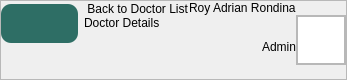
        <widget class="QFrame" name="Header">
         <property name="sizePolicy">
          <sizepolicy hsizetype="Expanding" vsizetype="Expanding">
           <horstretch>0</horstretch>
           <verstretch>0</verstretch>
          </sizepolicy>
         </property>
         <property name="minimumSize">
          <size>
           <width>0</width>
           <height>80</height>
          </size>
         </property>
         <property name="maximumSize">
          <size>
           <width>16777215</width>
           <height>80</height>
          </size>
         </property>
         <property name="cursor">
          <cursorShape>ArrowCursor</cursorShape>
         </property>
         <property name="frameShape">
          <enum>QFrame::StyledPanel</enum>
         </property>
         <property name="frameShadow">
          <enum>QFrame::Raised</enum>
         </property>
         <layout class="QHBoxLayout" name="horizontalLayout_3">
          <property name="spacing">
           <number>0</number>
          </property>
          <property name="leftMargin">
           <number>0</number>
          </property>
          <property name="topMargin">
           <number>0</number>
          </property>
          <property name="rightMargin">
           <number>0</number>
          </property>
          <property name="bottomMargin">
           <number>0</number>
          </property>
          <item alignment="Qt::AlignTop">
           <widget class="QWidget" name="BackButtonCon" native="true">
            <property name="styleSheet">
             <string notr="true">#Title{
	font: 700 22pt &quot;Lexend&quot;;
}
#Subtitle {
	font: 300 10pt &quot;Lexend Light&quot;;
}
QLabel {
    padding: 0px;
    margin: 0px;
}
</string>
            </property>
            <layout class="QHBoxLayout" name="horizontalLayout" stretch="0,0">
             <property name="spacing">
              <number>6</number>
             </property>
             <property name="leftMargin">
              <number>0</number>
             </property>
             <property name="topMargin">
              <number>0</number>
             </property>
             <property name="rightMargin">
              <number>0</number>
             </property>
             <property name="bottomMargin">
              <number>0</number>
             </property>
             <item alignment="Qt::AlignLeft">
              <widget class="QPushButton" name="BackButton">
               <property name="styleSheet">
                <string notr="true">QPushButton {
	font: 900 10pt &quot;Satoshi Black&quot;;
	background-color: #2E6E65;
 	border-radius: 10px;
	font-weight: bold;
	font-size: 25px;
	color: #F4F7ED;
	text-align: left;
	padding: 5px 5px;
}</string>
               </property>
               <property name="text">
                <string/>
               </property>
               <property name="icon">
                <iconset resource="resources.qrc">
                 <normaloff>:/lucide/icons/arrow-left.svg</normaloff>:/lucide/icons/arrow-left.svg</iconset>
               </property>
               <property name="iconSize">
                <size>
                 <width>40</width>
                 <height>40</height>
                </size>
               </property>
              </widget>
             </item>
             <item alignment="Qt::AlignTop">
              <widget class="QWidget" name="widget" native="true">
               <property name="sizePolicy">
                <sizepolicy hsizetype="Expanding" vsizetype="Fixed">
                 <horstretch>0</horstretch>
                 <verstretch>0</verstretch>
                </sizepolicy>
               </property>
               <property name="maximumSize">
                <size>
                 <width>16777215</width>
                 <height>16777215</height>
                </size>
               </property>
               <layout class="QVBoxLayout" name="verticalLayout_5">
                <property name="spacing">
                 <number>0</number>
                </property>
                <property name="leftMargin">
                 <number>0</number>
                </property>
                <property name="topMargin">
                 <number>0</number>
                </property>
                <property name="rightMargin">
                 <number>0</number>
                </property>
                <property name="bottomMargin">
                 <number>0</number>
                </property>
                <item alignment="Qt::AlignBottom">
                 <widget class="QLabel" name="Subtitle">
                  <property name="minimumSize">
                   <size>
                    <width>0</width>
                    <height>15</height>
                   </size>
                  </property>
                  <property name="maximumSize">
                   <size>
                    <width>16777215</width>
                    <height>15</height>
                   </size>
                  </property>
                  <property name="text">
                   <string> Back to Doctor List</string>
                  </property>
                 </widget>
                </item>
                <item>
                 <widget class="QLabel" name="Title">
                  <property name="enabled">
                   <bool>true</bool>
                  </property>
                  <property name="sizePolicy">
                   <sizepolicy hsizetype="Preferred" vsizetype="Expanding">
                    <horstretch>0</horstretch>
                    <verstretch>0</verstretch>
                   </sizepolicy>
                  </property>
                  <property name="minimumSize">
                   <size>
                    <width>0</width>
                    <height>30</height>
                   </size>
                  </property>
                  <property name="maximumSize">
                   <size>
                    <width>16777215</width>
                    <height>30</height>
                   </size>
                  </property>
                  <property name="text">
                   <string>Doctor Details</string>
                  </property>
                  <property name="textFormat">
                   <enum>Qt::PlainText</enum>
                  </property>
                  <property name="alignment">
                   <set>Qt::AlignLeading</set>
                  </property>
                  <property name="wordWrap">
                   <bool>true</bool>
                  </property>
                 </widget>
                </item>
               </layout>
              </widget>
             </item>
            </layout>
           </widget>
          </item>
          <item>
           <layout class="QHBoxLayout" name="UserPanel">
            <property name="rightMargin">
             <number>0</number>
            </property>
            <item>
             <layout class="QVBoxLayout" name="UserInfo">
              <property name="spacing">
               <number>0</number>
              </property>
              <item alignment="Qt::AlignRight">
               <widget class="QLabel" name="UserName">
                <property name="text">
                 <string>Roy Adrian Rondina</string>
                </property>
                <property name="alignment">
                 <set>Qt::AlignLeading</set>
                </property>
               </widget>
              </item>
              <item alignment="Qt::AlignRight">
               <widget class="QLabel" name="UserType">
                <property name="text">
                 <string>Admin</string>
                </property>
                <property name="alignment">
                 <set>Qt::AlignLeading</set>
                </property>
               </widget>
              </item>
             </layout>
            </item>
            <item>
             <widget class="QFrame" name="Profile">
              <property name="sizePolicy">
               <sizepolicy hsizetype="Fixed" vsizetype="Fixed">
                <horstretch>0</horstretch>
                <verstretch>0</verstretch>
               </sizepolicy>
              </property>
              <property name="minimumSize">
               <size>
                <width>50</width>
                <height>50</height>
               </size>
              </property>
              <property name="maximumSize">
               <size>
                <width>50</width>
                <height>50</height>
               </size>
              </property>
              <property name="frameShape">
               <enum>QFrame::StyledPanel</enum>
              </property>
              <property name="frameShadow">
               <enum>QFrame::Raised</enum>
              </property>
              <layout class="QVBoxLayout" name="verticalLayout_3">
               <property name="spacing">
                <number>0</number>
               </property>
               <property name="leftMargin">
                <number>0</number>
               </property>
               <property name="topMargin">
                <number>0</number>
               </property>
               <property name="rightMargin">
                <number>0</number>
               </property>
               <property name="bottomMargin">
                <number>0</number>
               </property>
               <item>
                <widget class="QGraphicsView" name="ProfilePic">
                 <property name="enabled">
                  <bool>true</bool>
                 </property>
                 <property name="sizePolicy">
                  <sizepolicy hsizetype="Preferred" vsizetype="Preferred">
                   <horstretch>0</horstretch>
                   <verstretch>0</verstretch>
                  </sizepolicy>
                 </property>
                 <property name="minimumSize">
                  <size>
                   <width>0</width>
                   <height>0</height>
                  </size>
                 </property>
                </widget>
               </item>
              </layout>
             </widget>
            </item>
           </layout>
          </item>
         </layout>
        </widget>
